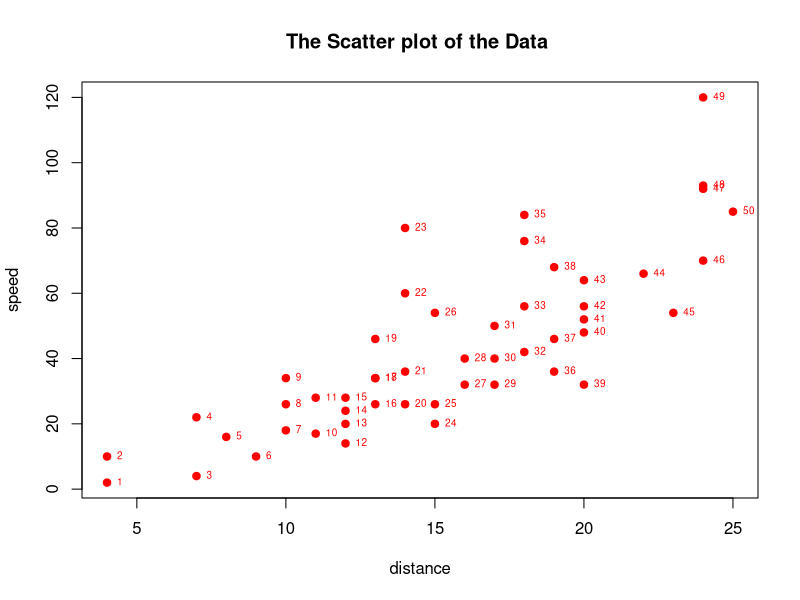
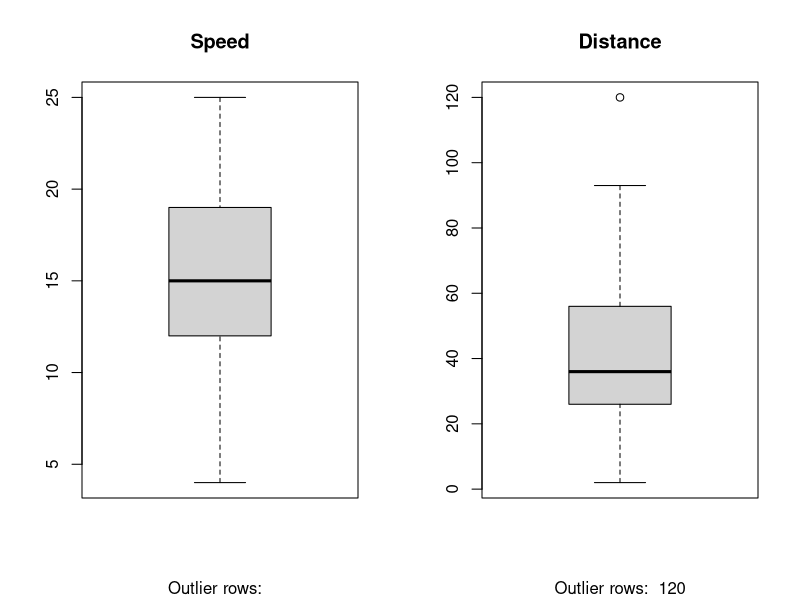
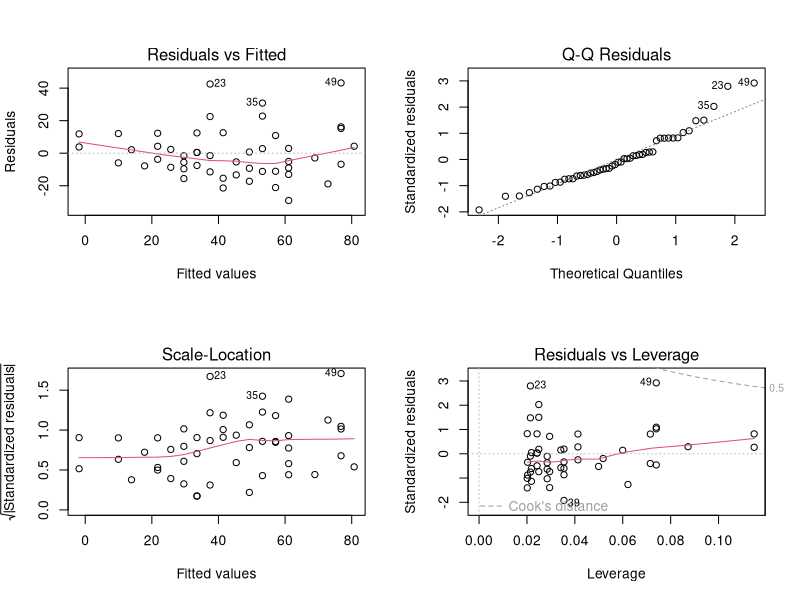

The R script that drew these images, in order:
#--------------------------------------------------------------------------------------------------------------------
#					 Estimating the distance of car 
#
# The goal here is to establish a mathematical equation for "dist"
# as a function of speed, so you can use it to predict "dist" 
# when only the "speed" of the car is known.
# You will find the data in a file called "car_data1.txt".
#--------------------------------------------------------------------------------------------------------------------

# 1) Preparing the data
#------------------------------------------------------------------------------

# a) Choosing Working Directory
#------------------------------------------------------------------------------
# Define your directory : It's the place(file) where you can find your data.
# For example if your file "car_data1.txt" is on your Desktop, then Desktop is your directory.
# In order ot choose your Directory, go to Toolbar: "Session" --> "Set Working Directory"-->"Choose Directory" 
# and select the desired file.


# b) Importation of the data "car_data1.txt"
#------------------------------------------------------------------------------
# The extention of this data is ".txt" so the function used to read the data is "read.table".
# The parameters of this functions used here are two
# 1) The name of the data file which must be found in the directory you're on. In this case "car_data1.txt".
# 2) The parameter "header" to determine whether the first line of the table is the table's header or not.
#    In this case, "header =T" or "header=TRUE". 
getwd()
setwd("C:/Users/keven/Desktop/regression")
car = read.table("car_data1.txt", header=T) 

# You can see now in the "Global Environment" on the left your data
# In order to see the table content, you can click on the data and a new tab will open.
# You can see that our sample has 50 observations and 2 variables.
# The variables are dist and speed.

# c) Getting to know your data
#------------------------------------------------------------------------------
# For the "Speed": to select the variable speed you use the term "car$speed".
# For the "dist": to select the variable speed you use the term "car$dist".
# The symbol $ is used when we have a data with a list of attributes forming it.

dim(car)
n=dim(car)[1]
p=dim(car)[2]
summary(car$speed)
summary(car$dist)

# d) Plotting the data
#------------------------------------------------------------------------------
# We are using dist as the response variable and Speed as the regressor

# Scatter Plot 
plot(car$speed,car$dist,main='The Scatter plot of the Data ',xlab='distance',ylab='speed',col='red',pch=19)
text(car$speed,car$dist, row.names(car), cex=0.6, pos=4, col="red")

# Box plot 
par(mfrow=c(1, 2))  # divide graph area in 2 columns
boxplot(cars$speed, main="Speed", sub=paste("Outlier rows: ", boxplot.stats(cars$speed)$out))  # box plot for 'speed'
boxplot(cars$dist, main="Distance", sub=paste("Outlier rows: ", boxplot.stats(cars$dist)$out))  # box plot for 'distance'


# e) Correlation Analysis
#------------------------------------------------------------------------------
cor(cars$speed, cars$dist)  # calculate correlation between speed and distance 


#-------------------------------------------------------------------------------------
# 2)	Fitting the data
#-------------------------------------------------------------------------------------

# a) Building the model
#------------------------------------------------------------------------------
# The function used for building linear models is lm(), 
# it takes in two main arguments: Formula and Data. 
# The data is typically a data.frame object 
# and the formula is a object of class formula. 
# The most common convention is to write out the formula directly as written here.

linMod=lm(formula=dist~speed, data=car)

# b) Attributes
#------------------------------------------------------------------------------
# If you look in "Global Environment", you can see that "regression" is a list of 12.
# To see its attributes:

attributes(linMod) # Check out details in Help for function "lm".

#-------------------------------------------------------------------------------------
# 3)	Linear regression diagnostic:
#-------------------------------------------------------------------------------------

# a) Evaluating the model : Summary
#------------------------------------------------------------------------------

summary(linMod)

# capture model summary as an object
modelSummary <- summary(linMod) 

# b) Using the p-value to check for statistical significance.
#------------------------------------------------------------------------------

# c) Confidence Interval
#------------------------------------------------------------------------------
# Use the function confint where you should determine the regression ("linMod") and the level.

confint(linMod, level=0.95)

# d) Rsquared of the model
#------------------------------------------------------------------------------
# Use Extract the R-squared found in summary

Rsquared=modelSummary$r.squared


#-------------------------------------------------------------------------------------
# 4)	Linear regression plots diagnostic:
#-------------------------------------------------------------------------------------

par(mfrow=c(2,2)) # If you would like to have the 4 plots on the same page
plot(linMod)



# 5) Prevision interval
#-------------------------------------------------------------------------------
# Predict the price for a car with a speed equal to 30
# And  its prevision interval

predict(linMod,data.frame(speed=30),interval="prediction",level=0.95)





